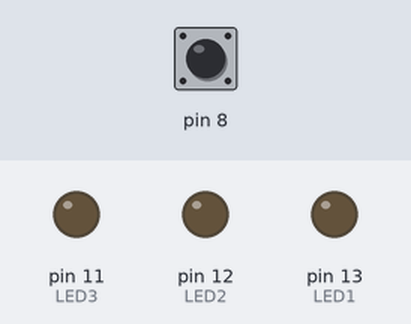
The sketch below on a simulated Arduino Uno, built with avr-gcc and run on an emulated ATmega328P. Parts: output pins drawn as LEDs (lit = HIGH). The inputs (shaded band) are chosen by the test bench; at power-on: pin 8 HIGH. What the sketch prints to the serial monitor is not drawn.

Above: at 1.2 s.
1.3 s: pin 8 pulsed LOW 5 times (0.12 s each, 0.3 s apart)
At 2.44 s:
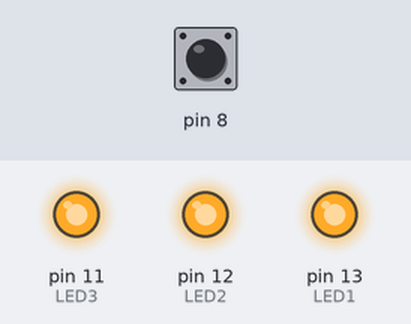
Timing chart, 0 to 4.3 s (numbered marks = the images above; inputs shaded):
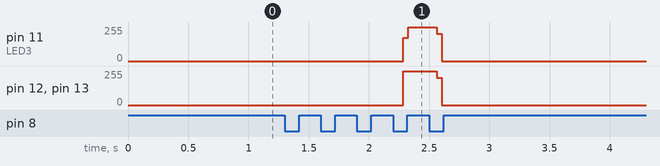

The sketch:

led_button_control.ino
```cpp
unsigned long ledstate = 0;  // Current state of LEDs
byte buttonstate;
byte lastbuttonstate = HIGH;  // Start with HIGH due to pull-up resistor
unsigned long lastDebounceTime = 0;  // Timestamp of the last debounce
unsigned long debounceDelay = 50;  // Delay for debouncing (in milliseconds)

void setup() {
  // Set LED pins (Pin 13, 12, 11 as output)
  DDRB |= (1 << PB5);  // Set Pin 13 (PB5) as output
  DDRB |= (1 << PB4);  // Set Pin 12 (PB4) as output
  DDRB |= (1 << PB3);  // Set Pin 11 (PB3) as output

  // Set button pin (Pin 8 as input with pull-up resistor)
  DDRB &= ~(1 << PB0);  // Set Pin 8 (PB0) as input

  // Turn off LEDs initially
  PORTB &= ~(1 << PB5);  // Turn off LED1 (Pin 13)
  PORTB &= ~(1 << PB4);  // Turn off LED2 (Pin 12)
  PORTB &= ~(1 << PB3);  // Turn off LED3 (Pin 11)

  Serial.begin(9600);  // Start Serial communication for debugging
}

void loop() {
  int reading = PINB & (1 << PB0);  // Read Pin 8 (PB0)
 Serial.println(ledstate);
  // If the button state has changed
  if (reading != lastbuttonstate) {
    lastDebounceTime = millis();  // Reset debounce timer
  }

  // Only change the button state if the debounce time has passed
  if ((millis() - lastDebounceTime) > debounceDelay) {
    if (reading != buttonstate) {
      buttonstate = reading;

      // If the button is pressed (LOW due to pull-up resistor)
      if (buttonstate == LOW) {
        ledstate++;  // Cycle through LED states
        if (ledstate == 5) {
          ledstate = 0;  // Reset if we reach 5
        }
      }
    }
  }

  // LED control based on the current state
  if (ledstate == 1) {
    PORTB |= (1 << PB5);  // Turn on LED1 (Pin 13)
  } else {
    PORTB &= ~(1 << PB5);  // Turn off LED1 (Pin 13)
  }

  if (ledstate == 2) {
    PORTB |= (1 << PB4);  // Turn on LED2 (Pin 12)
  } else {
    PORTB &= ~(1 << PB4);  // Turn off LED2 (Pin 12)
  }

  if (ledstate == 3) {
    PORTB |= (1 << PB3);  // Turn on LED3 (Pin 11)
  } else {
    PORTB &= ~(1 << PB3);  // Turn off LED3 (Pin 11)
  }

  if (ledstate == 4) {
    PORTB |= (1 << PB5);  // Turn on LED1 (Pin 13)
    PORTB |= (1 << PB4);  // Turn on LED2 (Pin 12)
    PORTB |= (1 << PB3);  // Turn on LED3 (Pin 11)
  } else {
    PORTB &= ~(1 << PB5);  // Turn off LED1 (Pin 13)
    PORTB &= ~(1 << PB4);  // Turn off LED2 (Pin 12)
    PORTB &= ~(1 << PB3);  // Turn off LED3 (Pin 11)
  }

  lastbuttonstate = reading;  // Save the current button state
}
```

Measured:
- after the input at 1.3 s, pin 11 (LED3), pin 12 (LED2), pin 13 (LED1): 0/255 → 255/255 after 0.98 s, → 0/255 0.28 s later
